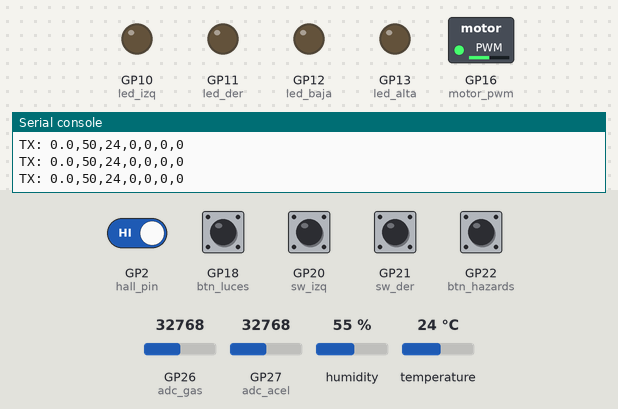
This program was run on a simulated Raspberry Pi Pico running MicroPython. Parts: switched loads named in the program (green lamp = pin HIGH), output pins drawn as LEDs (lit = HIGH), the last lines printed to the serial console. Dashed ring = blinking. Inputs (shaded band) come from the test bench; at power-on: GP2 (hall_pin), GP18 (btn_luces), GP20 (sw_izq), GP21 (sw_der), GP22 (btn_hazards) HIGH, GP27 (adc_acel) = 32768, GP26 (adc_gas) = 32768, humidity 55 %, temperature 24 °C (analog values on the 0–65535 scale).

Above: at 2.2 s.
2.3 s: GP22 (btn_hazards) pulled LOW for 0.15 s
At 2.87 s:
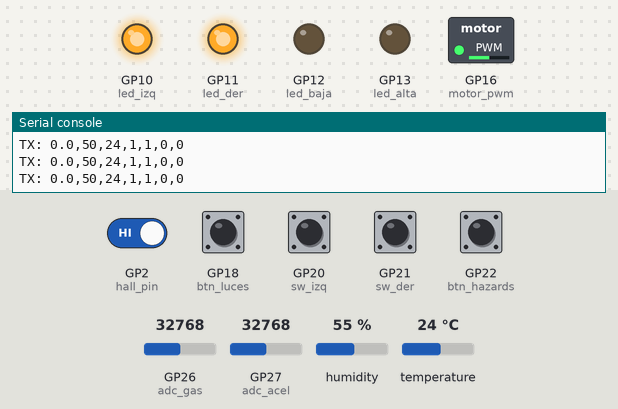
5.8 s: GP27 (adc_acel) set to 45874
At 5.93 s:
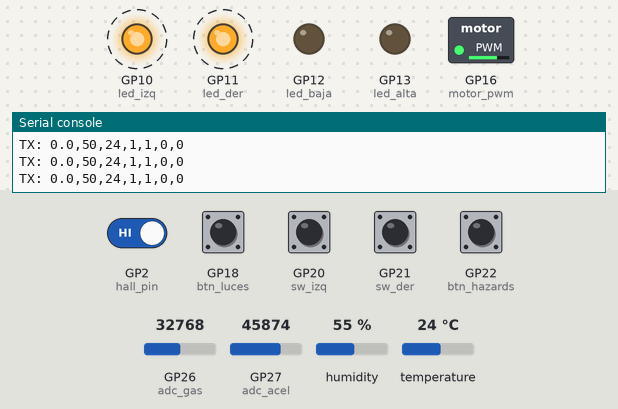
9.3 s: GP18 (btn_luces) pulled LOW for 0.15 s
At 9.53 s:
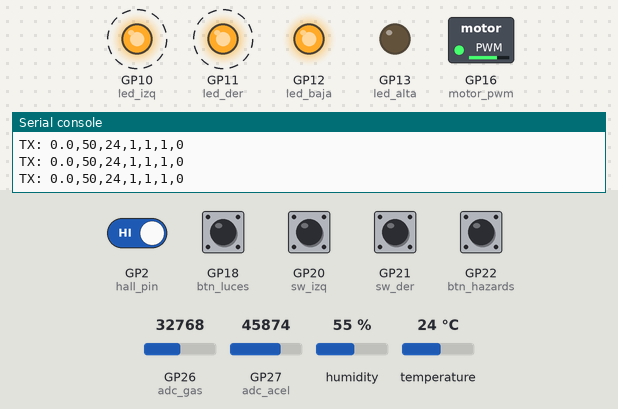
12.8 s: GP18 (btn_luces) pulled LOW for 1 s
At 13.12 s:
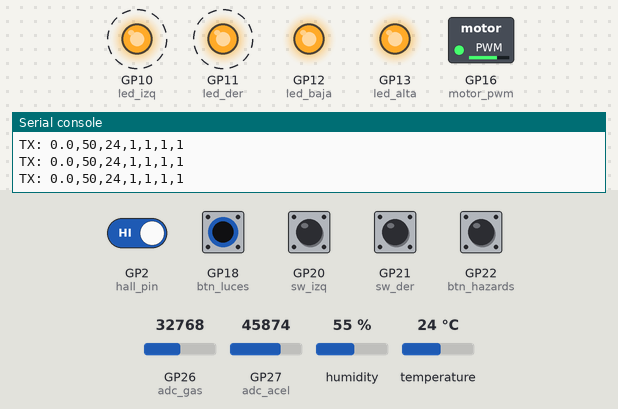
16.3 s: GP27 (adc_acel) set to 63568
At 16.72 s:
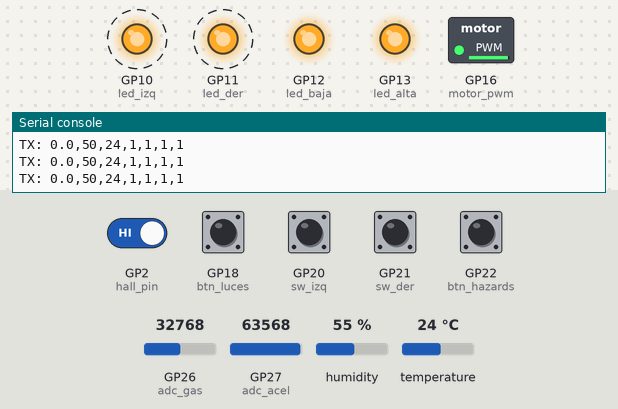
19.8 s: GP18 (btn_luces) pulled LOW for 0.15 s
At 20.29 s:
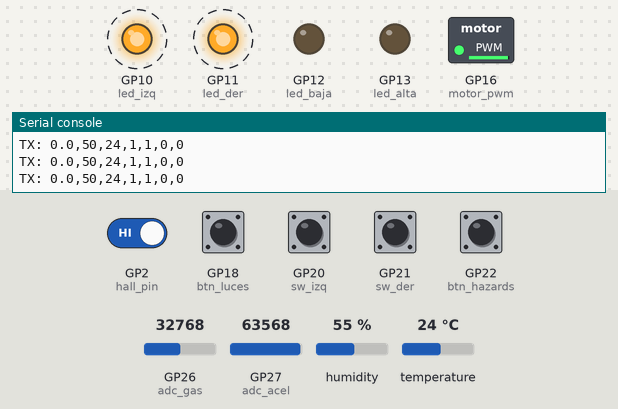
Timing chart, 0 to 24.3 s (numbered marks = the images above; inputs shaded):
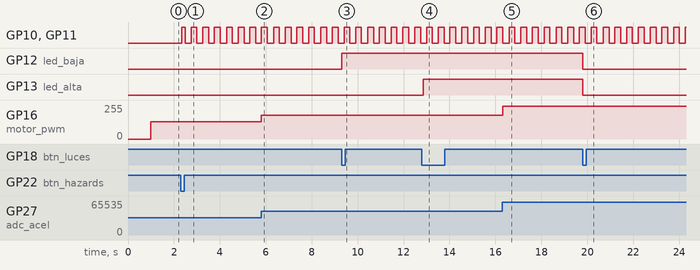

Measured:
- after the input at 2.3 s, GP10 (led_izq), GP11 (led_der): LOW → HIGH at once, then repeats every 0.51 s: LOW 0.25 s, HIGH 0.25 s
- after the input at 5.8 s, GP16 (motor_pwm): 128/255 → 178/255 at once
- after the input at 9.3 s, GP12 (led_baja): LOW → HIGH at once
- after the input at 12.8 s, GP13 (led_alta): LOW → HIGH after 0.05 s
- after the input at 16.3 s, GP16 (motor_pwm): 178/255 → 247/255 at once
- after the input at 19.8 s, GP12 (led_baja), GP13 (led_alta): HIGH → LOW at once

The program:

main.py
```python
from machine import Pin, ADC, UART, Timer, PWM
import utime
import dht

# --- 1. CONFIGURACIÓN ---
uart = UART(0, baudrate=115200, tx=Pin(0), rx=Pin(1))

# Sensor Hall
hall_pin = Pin(2, Pin.IN, Pin.PULL_UP)
ultimo_pulso_tiempo = 0
periodo_ms = 0
velocidad_objetivo = 0.0
velocidad_suavizada = 0.0

# Temperatura
sensor_temp = dht.DHT11(Pin(15))
temp_global = 0
ultimo_tiempo_temp = 0

# Motores y Gasolina
adc_gas = ADC(Pin(26))
adc_acel = ADC(Pin(27))
motor_pwm = PWM(Pin(16))
motor_pwm.freq(1000)

# Switches Digitales
sw_izq = Pin(20, Pin.IN, Pin.PULL_UP)
sw_der = Pin(21, Pin.IN, Pin.PULL_UP)
btn_hazards = Pin(22, Pin.IN, Pin.PULL_UP)
btn_luces = Pin(18, Pin.IN, Pin.PULL_UP)

led_izq = Pin(10, Pin.OUT)
led_der = Pin(11, Pin.OUT)
led_baja = Pin(12, Pin.OUT)
led_alta = Pin(13, Pin.OUT)

estado_luces = 0
btn_antes = 1
estado_hazards = False
btn_hazards_antes = 1
ultimo_debounce_hazards = 0

ciclos_parpadeo = 0
estado_blink = False

# --- 2. INTERRUPCIÓN ---
def contar_pulso(pin):
    global ultimo_pulso_tiempo, periodo_ms
    ahora = utime.ticks_ms()
    dt = utime.ticks_diff(ahora, ultimo_pulso_tiempo)
    if dt > 5:
        periodo_ms = dt
        ultimo_pulso_tiempo = ahora

hall_pin.irq(trigger=Pin.IRQ_FALLING, handler=contar_pulso)

# --- 3. BUCLE PRINCIPAL ---
print("Sistema listo... Mandando paquete limpio.")
utime.sleep(1)

while True:
    ahora = utime.ticks_ms()

    # Velocidad
    if utime.ticks_diff(ahora, ultimo_pulso_tiempo) > 500:
        periodo_ms = 0
        velocidad_objetivo = 0.0
    elif periodo_ms > 0:
        velocidad_objetivo = (1000.0 / periodo_ms) * 5.0
    velocidad_suavizada += (velocidad_objetivo - velocidad_suavizada) * 0.1

    # Temperatura
    if utime.ticks_diff(ahora, ultimo_tiempo_temp) > 2000:
        try:
            sensor_temp.measure()
            temp_global = sensor_temp.temperature()
        except:
            pass
        ultimo_tiempo_temp = ahora

    # Motor
    gas_pct = int((adc_gas.read_u16() / 65535) * 100)
    motor_pwm.duty_u16(adc_acel.read_u16())

    # Luces Bajas/Altas
    btn_ahora = btn_luces.value()
    if btn_ahora == 0 and btn_antes == 1:
        estado_luces += 1
        if estado_luces > 2:
            estado_luces = 0
    btn_antes = btn_ahora

    baja_on = (estado_luces == 1 or estado_luces == 2)
    alta_on = (estado_luces == 2)

    led_baja.value(baja_on)
    led_alta.value(alta_on)

    # Botón Hazards
    val_btn_h = btn_hazards.value()
    if val_btn_h == 0 and btn_hazards_antes == 1 and utime.ticks_diff(ahora, ultimo_debounce_hazards) > 250:
        estado_hazards = not estado_hazards
        ultimo_debounce_hazards = ahora
    btn_hazards_antes = val_btn_h

    # Switch Direccionales
    if estado_hazards:
        izq_activa = True
        der_activa = True
    else:
        izq_activa = (sw_izq.value() == 0)
        der_activa = (sw_der.value() == 0)

    ciclos_parpadeo += 1
    if ciclos_parpadeo >= 5:
        estado_blink = not estado_blink
        ciclos_parpadeo = 0

    led_izq.value(1 if (izq_activa and estado_blink) else 0)
    led_der.value(1 if (der_activa and estado_blink) else 0)

    # --- LA LÍNEA ARREGLADA ---
    paquete = f"{velocidad_suavizada:.1f},{gas_pct},{temp_global},{int(izq_activa and estado_blink)},{int(der_activa and estado_blink)},{int(baja_on)},{int(alta_on)}\n"
    uart.write(paquete)
    print(f"TX: {paquete.strip()}")

    utime.sleep(0.05)
```
